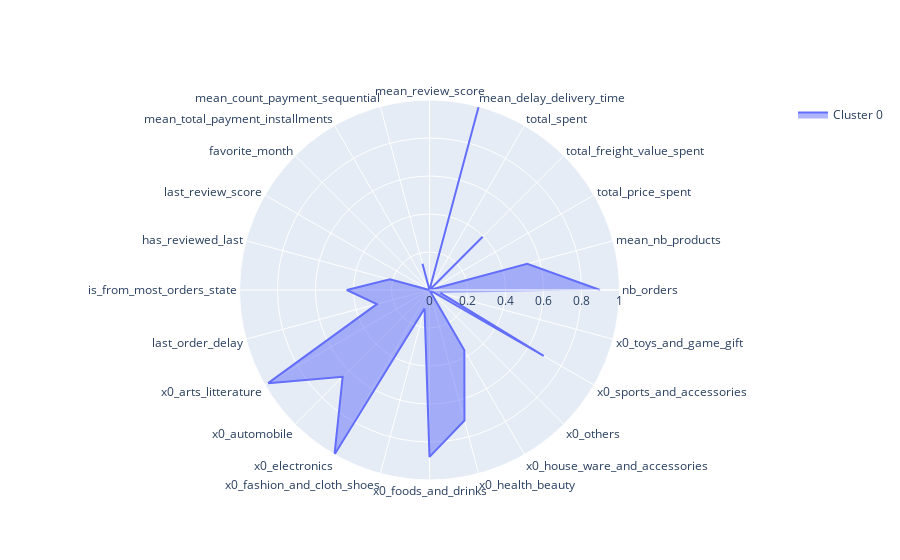

Here is the notebook cell this chart was saved with:
### Markdown cell above
### 2 -  Cluster 0

### Code cell
utils2.plot_radars(kmeans_clusters,"kmeans_label_1",[0])

### Figure 1 — Plotly figure (JSON) as saved in the notebook; plotly's stock layout.template omitted (floating-point values rounded to 4 significant figures)
{"data": [{"fill": "toself", "name": "Cluster 0", "r": [0.8977, 0.5326, 0, 0.3959, 0, 1, 0, 0.1428, 0, 0, 0, 0.2156, 0.435, 0.2869, 0.9807, 0.6466, 1, 0.101, 0.8785, 0.7111, 0.3669, 0, 0.6941, 0.05938, 0.2869, 0.2869, 0], "theta": ["nb_orders", "mean_nb_products", "total_price_spent", "total_freight_value_spent", "total_spent", "mean_delay_delivery_time", "mean_review_score", "mean_count_payment_sequential", "mean_total_payment_installments", "favorite_month", "last_review_score", "has_reviewed_last", "is_from_most_orders_state", "last_order_delay", "x0_arts_litterature", "x0_automobile", "x0_electronics", "x0_fashion_and_cloth_shoes", "x0_foods_and_drinks", "x0_health_beauty", "x0_house_ware_and_accessories", "x0_others", "x0_sports_and_accessories", "x0_toys_and_game_gift"], "type": "scatterpolar"}], "layout": {"polar": {"radialaxis": {"range": [0, 1], "visible": true}}, "showlegend": true, "title": {"font": {"size": 18}, "text": "", "x": 0.5, "xanchor": "center", "y": 0.95, "yanchor": "top"}}}
